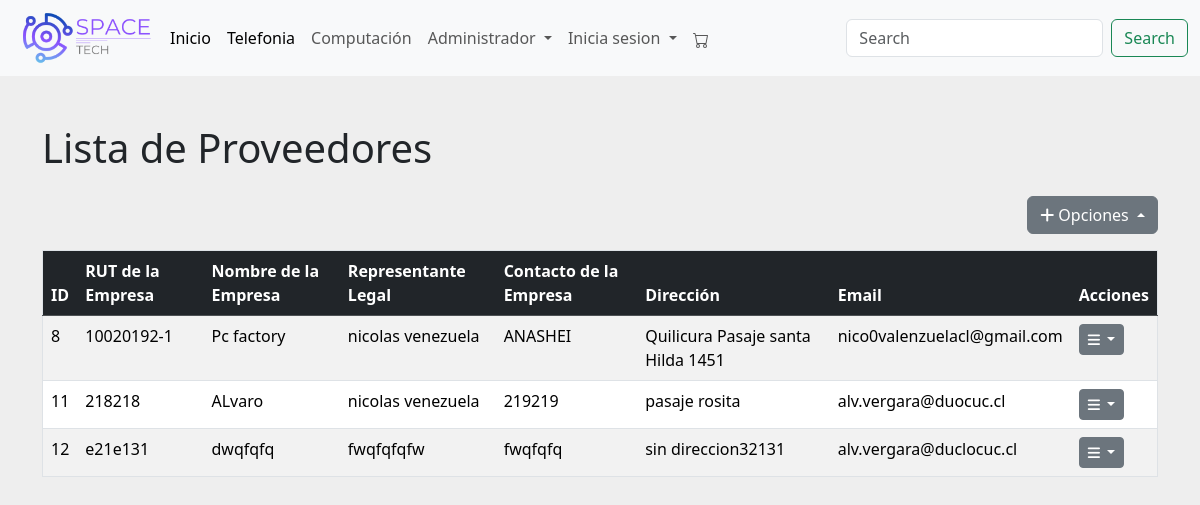
Before: /proveedores/ (signed in) with the older database file.
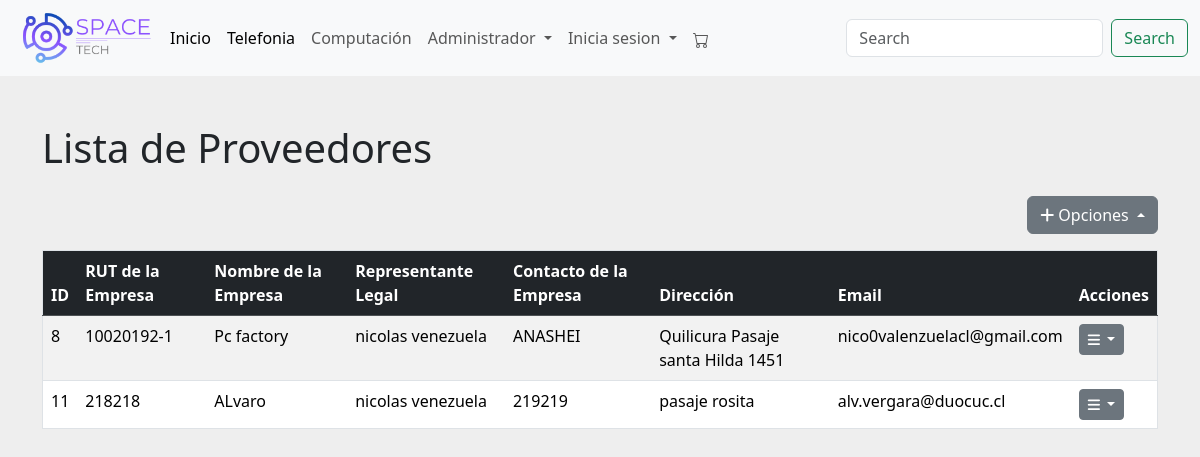
After: the same page with the newer database file.
### menu/models.py (models this page shows, shortened)
class Proveedor(models.Model):
    id_proveedor = models.AutoField(primary_key=True, editable=False)
    rut_empresa = models.CharField(max_length=13, verbose_name='RUT de la Empresa')
    nombre_empresa = models.CharField(max_length=100, verbose_name='Nombre de la Empresa')
    representante_legal = models.CharField(max_length=100, verbose_name='Representante Legal', default="")
    contacto_empresa = models.CharField(max_length=50, verbose_name='Contacto de la Empresa')
    direccion_proveedor = models.CharField(max_length=255, verbose_name='Dirección', default="sin direccion")
    email_proveedor = models.EmailField(max_length=70, unique=True, null=True, blank=True)

### menu/views.py (the view)
# urls.py: path('proveedores/', proveedor_list, name='proveedor_list'),
@login_required
@user_passes_test(is_admin)
def proveedor_list(request):
    proveedores = Proveedor.objects.all()
    return render(request, 'proveedor_list.html', {'proveedores': proveedores})

### menu/context_processors.py (called while the page is built)
def carrito_items_count(request):
    if request.user.is_authenticated:
        try:
            carrito = Carrito.objects.get(usuario=request.user)
            count = CarritoItem.objects.filter(carrito=carrito).count()
        except Carrito.DoesNotExist:
            count = 0
    else:
        count = 0
    return {
        'carrito_items_count': count
    }

### menu/views.py (called while the page is built)
def is_admin(user):
    return user.is_authenticated and user.is_staff

### menu/templates/proveedor_list.html (shortened to what this page needs)
<!DOCTYPE html>
<html lang="es">
<head>
    {% load static %}
    <link href="https://cdn.jsdelivr.net/npm/bootstrap@5.3.0/dist/css/bootstrap.min.css" rel="stylesheet">
    <link rel="stylesheet" href="{% static 'css/listaP.css' %}">
</head>
<body>
    {% include "plantilla/menu.html" %}
    <div class="container mt-5">
        <h1 class="mb-4">Lista de Proveedores</h1>
        <div class="d-flex justify-content-end mb-3">
            <div class="dropup">
                <button class="btn btn-secondary dropdown-toggle" type="button" id="dropupMenuButtonActions" data-bs-toggle="dropdown" aria-expanded="false">
                    <i class="fa-solid fa-plus"></i> Opciones
                </button>
            </div>
        </div>
        <div class="table-responsive">
            <table class="table table-striped table-hover">
                <thead class="table-dark">
                    <tr>
                        <th>ID</th>
                        <th>RUT de la Empresa</th>
                        <th>Nombre de la Empresa</th>
                        <th>Representante Legal</th>
                        <th>Contacto de la Empresa</th>
                        <th>Dirección</th>
                        <th>Email</th>
                        <th>Acciones</th>
                    </tr>
                </thead>
                <tbody>
                    {% for proveedor in proveedores %}
                    <tr>
                        <td>{{ proveedor.id_proveedor }}</td>
                        <td>{{ proveedor.rut_empresa }}</td>
                        <td>{{ proveedor.nombre_empresa }}</td>
                        <td>{{ proveedor.representante_legal }}</td>
                        <td>{{ proveedor.contacto_empresa }}</td>
                        <td>{{ proveedor.direccion_proveedor }}</td>
                        <td>{{ proveedor.email_proveedor }}</td>
                        <td>
                            <div class="dropdown">
                                <button class="btn btn-secondary btn-sm dropdown-toggle" type="button" id="dropdownMenuButton{{ proveedor.id }}" data-bs-toggle="dropdown" aria-expanded="false">
                                    <i class="fas fa-bars"></i>
                                </button>
                            </div>
                        </td>
                    </tr>
                    {% endfor %}
                </tbody>
            </table>
        </div>
    </div>
</body>
</html>

Changed rows visible on the page:
removed Proveedor: id_proveedor "12", rut_empresa "e21e131", nombre_empresa "dwqfqfq", representante_legal "fwqfqfqfw", contacto_empresa "fwqfqfq", direccion_proveedor "sin direccion32131", email_proveedor "alv.vergara@duclocuc.cl"
